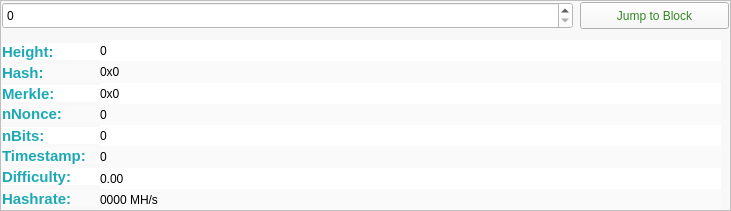
     <widget class="QFrame" name="frame">
      <property name="geometry">
       <rect>
        <x>10</x>
        <y>30</y>
        <width>731</width>
        <height>211</height>
       </rect>
      </property>
      <property name="palette">
       <palette>
        <active>
         <colorrole role="WindowText">
          <brush brushstyle="SolidPattern">
           <color alpha="255">
            <red>0</red>
            <green>0</green>
            <blue>0</blue>
           </color>
          </brush>
         </colorrole>
         <colorrole role="Button">
          <brush brushstyle="SolidPattern">
           <color alpha="255">
            <red>200</red>
            <green>200</green>
            <blue>200</blue>
           </color>
          </brush>
         </colorrole>
         <colorrole role="Light">
          <brush brushstyle="SolidPattern">
           <color alpha="255">
            <red>255</red>
            <green>255</green>
            <blue>255</blue>
           </color>
          </brush>
         </colorrole>
         <colorrole role="Midlight">
          <brush brushstyle="SolidPattern">
           <color alpha="255">
            <red>227</red>
            <green>227</green>
            <blue>227</blue>
           </color>
          </brush>
         </colorrole>
         <colorrole role="Dark">
          <brush brushstyle="SolidPattern">
           <color alpha="255">
            <red>100</red>
            <green>100</green>
            <blue>100</blue>
           </color>
          </brush>
         </colorrole>
         <colorrole role="Mid">
          <brush brushstyle="SolidPattern">
           <color alpha="255">
            <red>133</red>
            <green>133</green>
            <blue>133</blue>
           </color>
          </brush>
         </colorrole>
         <colorrole role="Text">
          <brush brushstyle="SolidPattern">
           <color alpha="255">
            <red>0</red>
            <green>0</green>
            <blue>0</blue>
           </color>
          </brush>
         </colorrole>
         <colorrole role="BrightText">
          <brush brushstyle="SolidPattern">
           <color alpha="255">
            <red>255</red>
            <green>255</green>
            <blue>255</blue>
           </color>
          </brush>
         </colorrole>
         <colorrole role="ButtonText">
          <brush brushstyle="SolidPattern">
           <color alpha="255">
            <red>0</red>
            <green>0</green>
            <blue>0</blue>
           </color>
          </brush>
         </colorrole>
         <colorrole role="Base">
          <brush brushstyle="SolidPattern">
           <color alpha="255">
            <red>255</red>
            <green>255</green>
            <blue>255</blue>
           </color>
          </brush>
         </colorrole>
         <colorrole role="Window">
          <brush brushstyle="SolidPattern">
           <color alpha="255">
            <red>200</red>
            <green>200</green>
            <blue>200</blue>
           </color>
          </brush>
         </colorrole>
         <colorrole role="Shadow">
          <brush brushstyle="SolidPattern">
           <color alpha="255">
            <red>0</red>
            <green>0</green>
            <blue>0</blue>
           </color>
          </brush>
         </colorrole>
         <colorrole role="AlternateBase">
          <brush brushstyle="SolidPattern">
           <color alpha="255">
            <red>227</red>
            <green>227</green>
            <blue>227</blue>
           </color>
          </brush>
         </colorrole>
         <colorrole role="ToolTipBase">
          <brush brushstyle="SolidPattern">
           <color alpha="255">
            <red>255</red>
            <green>255</green>
            <blue>220</blue>
           </color>
          </brush>
         </colorrole>
         <colorrole role="ToolTipText">
          <brush brushstyle="SolidPattern">
           <color alpha="255">
            <red>0</red>
            <green>0</green>
            <blue>0</blue>
           </color>
          </brush>
         </colorrole>
        </active>
        <inactive>
         <colorrole role="WindowText">
          <brush brushstyle="SolidPattern">
           <color alpha="255">
            <red>0</red>
            <green>0</green>
            <blue>0</blue>
           </color>
          </brush>
         </colorrole>
         <colorrole role="Button">
          <brush brushstyle="SolidPattern">
           <color alpha="255">
            <red>200</red>
            <green>200</green>
            <blue>200</blue>
           </color>
          </brush>
         </colorrole>
         <colorrole role="Light">
          <brush brushstyle="SolidPattern">
           <color alpha="255">
            <red>255</red>
            <green>255</green>
            <blue>255</blue>
           </color>
          </brush>
         </colorrole>
         <colorrole role="Midlight">
          <brush brushstyle="SolidPattern">
           <color alpha="255">
            <red>227</red>
            <green>227</green>
            <blue>227</blue>
           </color>
          </brush>
         </colorrole>
         <colorrole role="Dark">
          <brush brushstyle="SolidPattern">
           <color alpha="255">
            <red>100</red>
            <green>100</green>
            <blue>100</blue>
           </color>
          </brush>
         </colorrole>
         <colorrole role="Mid">
          <brush brushstyle="SolidPattern">
           <color alpha="255">
            <red>133</red>
            <green>133</green>
            <blue>133</blue>
           </color>
          </brush>
         </colorrole>
         <colorrole role="Text">
          <brush brushstyle="SolidPattern">
           <color alpha="255">
            <red>0</red>
            <green>0</green>
            <blue>0</blue>
           </color>
          </brush>
         </colorrole>
         <colorrole role="BrightText">
          <brush brushstyle="SolidPattern">
           <color alpha="255">
            <red>255</red>
            <green>255</green>
            <blue>255</blue>
           </color>
          </brush>
         </colorrole>
         <colorrole role="ButtonText">
          <brush brushstyle="SolidPattern">
           <color alpha="255">
            <red>0</red>
            <green>0</green>
            <blue>0</blue>
           </color>
          </brush>
         </colorrole>
         <colorrole role="Base">
          <brush brushstyle="SolidPattern">
           <color alpha="255">
            <red>255</red>
            <green>255</green>
            <blue>255</blue>
           </color>
          </brush>
         </colorrole>
         <colorrole role="Window">
          <brush brushstyle="SolidPattern">
           <color alpha="255">
            <red>200</red>
            <green>200</green>
            <blue>200</blue>
           </color>
          </brush>
         </colorrole>
         <colorrole role="Shadow">
          <brush brushstyle="SolidPattern">
           <color alpha="255">
            <red>0</red>
            <green>0</green>
            <blue>0</blue>
           </color>
          </brush>
         </colorrole>
         <colorrole role="AlternateBase">
          <brush brushstyle="SolidPattern">
           <color alpha="255">
            <red>227</red>
            <green>227</green>
            <blue>227</blue>
           </color>
          </brush>
         </colorrole>
         <colorrole role="ToolTipBase">
          <brush brushstyle="SolidPattern">
           <color alpha="255">
            <red>255</red>
            <green>255</green>
            <blue>220</blue>
           </color>
          </brush>
         </colorrole>
         <colorrole role="ToolTipText">
          <brush brushstyle="SolidPattern">
           <color alpha="255">
            <red>0</red>
            <green>0</green>
            <blue>0</blue>
           </color>
          </brush>
         </colorrole>
        </inactive>
        <disabled>
         <colorrole role="WindowText">
          <brush brushstyle="SolidPattern">
           <color alpha="255">
            <red>100</red>
            <green>100</green>
            <blue>100</blue>
           </color>
          </brush>
         </colorrole>
         <colorrole role="Button">
          <brush brushstyle="SolidPattern">
           <color alpha="255">
            <red>200</red>
            <green>200</green>
            <blue>200</blue>
           </color>
          </brush>
         </colorrole>
         <colorrole role="Light">
          <brush brushstyle="SolidPattern">
           <color alpha="255">
            <red>255</red>
            <green>255</green>
            <blue>255</blue>
           </color>
          </brush>
         </colorrole>
         <colorrole role="Midlight">
          <brush brushstyle="SolidPattern">
           <color alpha="255">
            <red>227</red>
            <green>227</green>
            <blue>227</blue>
           </color>
          </brush>
         </colorrole>
         <colorrole role="Dark">
          <brush brushstyle="SolidPattern">
           <color alpha="255">
            <red>100</red>
            <green>100</green>
            <blue>100</blue>
           </color>
          </brush>
         </colorrole>
         <colorrole role="Mid">
          <brush brushstyle="SolidPattern">
           <color alpha="255">
            <red>133</red>
            <green>133</green>
            <blue>133</blue>
           </color>
          </brush>
         </colorrole>
         <colorrole role="Text">
          <brush brushstyle="SolidPattern">
           <color alpha="255">
            <red>100</red>
            <green>100</green>
            <blue>100</blue>
           </color>
          </brush>
         </colorrole>
         <colorrole role="BrightText">
          <brush brushstyle="SolidPattern">
           <color alpha="255">
            <red>255</red>
            <green>255</green>
            <blue>255</blue>
           </color>
          </brush>
         </colorrole>
         <colorrole role="ButtonText">
          <brush brushstyle="SolidPattern">
           <color alpha="255">
            <red>100</red>
            <green>100</green>
            <blue>100</blue>
           </color>
          </brush>
         </colorrole>
         <colorrole role="Base">
          <brush brushstyle="SolidPattern">
           <color alpha="255">
            <red>200</red>
            <green>200</green>
            <blue>200</blue>
           </color>
          </brush>
         </colorrole>
         <colorrole role="Window">
          <brush brushstyle="SolidPattern">
           <color alpha="255">
            <red>200</red>
            <green>200</green>
            <blue>200</blue>
           </color>
          </brush>
         </colorrole>
         <colorrole role="Shadow">
          <brush brushstyle="SolidPattern">
           <color alpha="255">
            <red>0</red>
            <green>0</green>
            <blue>0</blue>
           </color>
          </brush>
         </colorrole>
         <colorrole role="AlternateBase">
          <brush brushstyle="SolidPattern">
           <color alpha="255">
            <red>200</red>
            <green>200</green>
            <blue>200</blue>
           </color>
          </brush>
         </colorrole>
         <colorrole role="ToolTipBase">
          <brush brushstyle="SolidPattern">
           <color alpha="255">
            <red>255</red>
            <green>255</green>
            <blue>220</blue>
           </color>
          </brush>
         </colorrole>
         <colorrole role="ToolTipText">
          <brush brushstyle="SolidPattern">
           <color alpha="255">
            <red>0</red>
            <green>0</green>
            <blue>0</blue>
           </color>
          </brush>
         </colorrole>
        </disabled>
       </palette>
      </property>
      <property name="styleSheet">
       <string notr="true">background-color:#f8f8f8</string>
      </property>
      <property name="frameShape">
       <enum>QFrame::StyledPanel</enum>
      </property>
      <property name="frameShadow">
       <enum>QFrame::Raised</enum>
      </property>
      <widget class="QLabel" name="heightLabelBE2">
       <property name="geometry">
        <rect>
         <x>2</x>
         <y>43</y>
         <width>100</width>
         <height>17</height>
        </rect>
       </property>
       <property name="palette">
        <palette>
         <active>
          <colorrole role="WindowText">
           <brush brushstyle="SolidPattern">
            <color alpha="255">
             <red>29</red>
             <green>169</green>
             <blue>180</blue>
            </color>
           </brush>
          </colorrole>
          <colorrole role="Button">
           <brush brushstyle="SolidPattern">
            <color alpha="255">
             <red>255</red>
             <green>255</green>
             <blue>255</blue>
            </color>
           </brush>
          </colorrole>
          <colorrole role="Text">
           <brush brushstyle="SolidPattern">
            <color alpha="255">
             <red>29</red>
             <green>169</green>
             <blue>180</blue>
            </color>
           </brush>
          </colorrole>
          <colorrole role="ButtonText">
           <brush brushstyle="SolidPattern">
            <color alpha="255">
             <red>29</red>
             <green>169</green>
             <blue>180</blue>
            </color>
           </brush>
          </colorrole>
          <colorrole role="Base">
           <brush brushstyle="SolidPattern">
            <color alpha="255">
             <red>255</red>
             <green>255</green>
             <blue>255</blue>
            </color>
           </brush>
          </colorrole>
          <colorrole role="Window">
           <brush brushstyle="SolidPattern">
            <color alpha="255">
             <red>255</red>
             <green>255</green>
             <blue>255</blue>
            </color>
           </brush>
          </colorrole>
         </active>
         <inactive>
          <colorrole role="WindowText">
           <brush brushstyle="SolidPattern">
            <color alpha="255">
             <red>29</red>
             <green>169</green>
             <blue>180</blue>
            </color>
           </brush>
          </colorrole>
          <colorrole role="Button">
           <brush brushstyle="SolidPattern">
            <color alpha="255">
             <red>255</red>
             <green>255</green>
             <blue>255</blue>
            </color>
           </brush>
          </colorrole>
          <colorrole role="Text">
           <brush brushstyle="SolidPattern">
            <color alpha="255">
             <red>29</red>
             <green>169</green>
             <blue>180</blue>
            </color>
           </brush>
          </colorrole>
          <colorrole role="ButtonText">
           <brush brushstyle="SolidPattern">
            <color alpha="255">
             <red>29</red>
             <green>169</green>
             <blue>180</blue>
            </color>
           </brush>
          </colorrole>
          <colorrole role="Base">
           <brush brushstyle="SolidPattern">
            <color alpha="255">
             <red>255</red>
             <green>255</green>
             <blue>255</blue>
            </color>
           </brush>
          </colorrole>
          <colorrole role="Window">
           <brush brushstyle="SolidPattern">
            <color alpha="255">
             <red>255</red>
             <green>255</green>
             <blue>255</blue>
            </color>
           </brush>
          </colorrole>
         </inactive>
         <disabled>
          <colorrole role="WindowText">
           <brush brushstyle="SolidPattern">
            <color alpha="255">
             <red>29</red>
             <green>169</green>
             <blue>180</blue>
            </color>
           </brush>
          </colorrole>
          <colorrole role="Button">
           <brush brushstyle="SolidPattern">
            <color alpha="255">
             <red>255</red>
             <green>255</green>
             <blue>255</blue>
            </color>
           </brush>
          </colorrole>
          <colorrole role="Text">
           <brush brushstyle="SolidPattern">
            <color alpha="255">
             <red>29</red>
             <green>169</green>
             <blue>180</blue>
            </color>
           </brush>
          </colorrole>
          <colorrole role="ButtonText">
           <brush brushstyle="SolidPattern">
            <color alpha="255">
             <red>29</red>
             <green>169</green>
             <blue>180</blue>
            </color>
           </brush>
          </colorrole>
          <colorrole role="Base">
           <brush brushstyle="SolidPattern">
            <color alpha="255">
             <red>255</red>
             <green>255</green>
             <blue>255</blue>
            </color>
           </brush>
          </colorrole>
          <colorrole role="Window">
           <brush brushstyle="SolidPattern">
            <color alpha="255">
             <red>255</red>
             <green>255</green>
             <blue>255</blue>
            </color>
           </brush>
          </colorrole>
         </disabled>
        </palette>
       </property>
       <property name="font">
        <font>
         <pointsize>11</pointsize>
         <weight>75</weight>
         <bold>true</bold>
        </font>
       </property>
       <property name="styleSheet">
        <string notr="true">background-color:#fff;color:rgb(29, 169, 180)</string>
       </property>
       <property name="text">
        <string>Height:</string>
       </property>
       <property name="textFormat">
        <enum>Qt::PlainText</enum>
       </property>
      </widget>
      <widget class="QLabel" name="hashLabel">
       <property name="geometry">
        <rect>
         <x>2</x>
         <y>64</y>
         <width>100</width>
         <height>17</height>
        </rect>
       </property>
       <property name="font">
        <font>
         <pointsize>11</pointsize>
         <weight>75</weight>
         <bold>true</bold>
        </font>
       </property>
       <property name="styleSheet">
        <string notr="true">background-color:#fafafa;color:rgb(29, 169, 180)</string>
       </property>
       <property name="text">
        <string>Hash:</string>
       </property>
      </widget>
      <widget class="QLabel" name="merkleLabel">
       <property name="geometry">
        <rect>
         <x>2</x>
         <y>85</y>
         <width>100</width>
         <height>17</height>
        </rect>
       </property>
       <property name="font">
        <font>
         <pointsize>11</pointsize>
         <weight>75</weight>
         <bold>true</bold>
        </font>
       </property>
       <property name="styleSheet">
        <string notr="true">background-color:#fff;color:rgb(29, 169, 180)</string>
       </property>
       <property name="text">
        <string>Merkle:</string>
       </property>
      </widget>
      <widget class="QLabel" name="nonceLabel">
       <property name="geometry">
        <rect>
         <x>2</x>
         <y>105</y>
         <width>100</width>
         <height>17</height>
        </rect>
       </property>
       <property name="font">
        <font>
         <pointsize>11</pointsize>
         <weight>75</weight>
         <bold>true</bold>
        </font>
       </property>
       <property name="styleSheet">
        <string notr="true">background-color:#fafafa;color:rgb(29, 169, 180)</string>
       </property>
       <property name="text">
        <string>nNonce:</string>
       </property>
      </widget>
      <widget class="QLabel" name="bitsLabel">
       <property name="geometry">
        <rect>
         <x>2</x>
         <y>127</y>
         <width>100</width>
         <height>17</height>
        </rect>
       </property>
       <property name="font">
        <font>
         <pointsize>11</pointsize>
         <weight>75</weight>
         <bold>true</bold>
        </font>
       </property>
       <property name="styleSheet">
        <string notr="true">background-color:#fff;color:rgb(29, 169, 180)</string>
       </property>
       <property name="text">
        <string>nBits:</string>
       </property>
      </widget>
      <widget class="QLabel" name="timeLabel">
       <property name="geometry">
        <rect>
         <x>2</x>
         <y>147</y>
         <width>100</width>
         <height>17</height>
        </rect>
       </property>
       <property name="font">
        <font>
         <pointsize>11</pointsize>
         <weight>75</weight>
         <bold>true</bold>
        </font>
       </property>
       <property name="styleSheet">
        <string notr="true">background-color:#fafafa;color:rgb(29, 169, 180)</string>
       </property>
       <property name="text">
        <string>Timestamp:</string>
       </property>
      </widget>
      <widget class="QLabel" name="hardLabel">
       <property name="geometry">
        <rect>
         <x>2</x>
         <y>168</y>
         <width>100</width>
         <height>17</height>
        </rect>
       </property>
       <property name="font">
        <font>
         <pointsize>11</pointsize>
         <weight>75</weight>
         <bold>true</bold>
        </font>
       </property>
       <property name="styleSheet">
        <string notr="true">background-color:#fff;color:rgb(29, 169, 180)</string>
       </property>
       <property name="text">
        <string>Difficulty:</string>
       </property>
      </widget>
      <widget class="QLabel" name="pawLabel">
       <property name="geometry">
        <rect>
         <x>2</x>
         <y>190</y>
         <width>100</width>
         <height>17</height>
        </rect>
       </property>
       <property name="font">
        <font>
         <pointsize>11</pointsize>
         <weight>75</weight>
         <bold>true</bold>
        </font>
       </property>
       <property name="styleSheet">
        <string notr="true">background-color:#fafafa;color:rgb(29, 169, 180)</string>
       </property>
       <property name="text">
        <string>Hashrate:</string>
       </property>
      </widget>
      <widget class="QWidget" name="layoutWidgetBE2">
       <property name="geometry">
        <rect>
         <x>100</x>
         <y>40</y>
         <width>621</width>
         <height>170</height>
        </rect>
       </property>
       <layout class="QGridLayout" name="gridLayoutBE_2" rowstretch="0,0,0,0,0,0,0,0,0,0" columnstretch="0">
        <property name="sizeConstraint">
         <enum>QLayout::SetDefaultConstraint</enum>
        </property>
        <property name="horizontalSpacing">
         <number>3</number>
        </property>
        <property name="verticalSpacing">
         <number>0</number>
        </property>
        <item row="2" column="0">
         <widget class="QLabel" name="heightLabelBE1">
          <property name="styleSheet">
           <string notr="true">background-color:#fff</string>
          </property>
          <property name="frameShape">
           <enum>QFrame::Box</enum>
          </property>
          <property name="lineWidth">
           <number>0</number>
          </property>
          <property name="text">
           <string>0</string>
          </property>
         </widget>
        </item>
        <item row="8" column="0">
         <widget class="QLabel" name="hardBox">
          <property name="styleSheet">
           <string notr="true">background-color:#fff</string>
          </property>
          <property name="frameShape">
           <enum>QFrame::Box</enum>
          </property>
          <property name="lineWidth">
           <number>0</number>
          </property>
          <property name="text">
           <string>0.00</string>
          </property>
         </widget>
        </item>
        <item row="6" column="0">
         <widget class="QLabel" name="bitsBox">
          <property name="styleSheet">
           <string notr="true">background-color:#fff</string>
          </property>
          <property name="frameShape">
           <enum>QFrame::Box</enum>
          </property>
          <property name="lineWidth">
           <number>0</number>
          </property>
          <property name="text">
           <string>0</string>
          </property>
         </widget>
        </item>
        <item row="5" column="0">
         <widget class="QLabel" name="nonceBox">
          <property name="styleSheet">
           <string notr="true">background-color:#fafafa</string>
          </property>
          <property name="frameShape">
           <enum>QFrame::Box</enum>
          </property>
          <property name="lineWidth">
           <number>0</number>
          </property>
          <property name="text">
           <string>0</string>
          </property>
         </widget>
        </item>
        <item row="7" column="0">
         <widget class="QLabel" name="timeBox">
          <property name="styleSheet">
           <string notr="true">background-color:#fafafa</string>
          </property>
          <property name="frameShape">
           <enum>QFrame::Box</enum>
          </property>
          <property name="lineWidth">
           <number>0</number>
          </property>
          <property name="text">
           <string>0</string>
          </property>
         </widget>
        </item>
        <item row="9" column="0">
         <widget class="QLabel" name="pawBox">
          <property name="styleSheet">
           <string notr="true">background-color:#fafafa</string>
          </property>
          <property name="frameShape">
           <enum>QFrame::Box</enum>
          </property>
          <property name="lineWidth">
           <number>0</number>
          </property>
          <property name="text">
           <string>0000 MH/s</string>
          </property>
         </widget>
        </item>
        <item row="3" column="0">
         <widget class="QLabel" name="hashBox">
          <property name="enabled">
           <bool>true</bool>
          </property>
          <property name="sizePolicy">
           <sizepolicy hsizetype="Preferred" vsizetype="Preferred">
            <horstretch>0</horstretch>
            <verstretch>0</verstretch>
           </sizepolicy>
          </property>
          <property name="minimumSize">
           <size>
            <width>0</width>
            <height>0</height>
           </size>
          </property>
          <property name="styleSheet">
           <string notr="true">background-color:#fafafa</string>
          </property>
          <property name="frameShape">
           <enum>QFrame::Box</enum>
          </property>
          <property name="lineWidth">
           <number>0</number>
          </property>
          <property name="text">
           <string>0x0</string>
          </property>
         </widget>
        </item>
        <item row="4" column="0">
         <widget class="QLabel" name="merkleBox">
          <property name="styleSheet">
           <string notr="true">background-color:#fff</string>
          </property>
          <property name="frameShape">
           <enum>QFrame::Box</enum>
          </property>
          <property name="lineWidth">
           <number>0</number>
          </property>
          <property name="text">
           <string>0x0</string>
          </property>
         </widget>
        </item>
       </layout>
      </widget>
      <widget class="QSpinBox" name="heightBox">
       <property name="geometry">
        <rect>
         <x>2</x>
         <y>2</y>
         <width>571</width>
         <height>27</height>
        </rect>
       </property>
       <property name="sizePolicy">
        <sizepolicy hsizetype="Preferred" vsizetype="Fixed">
         <horstretch>0</horstretch>
         <verstretch>0</verstretch>
        </sizepolicy>
       </property>
       <property name="styleSheet">
        <string notr="true">background-color:#fff</string>
       </property>
       <property name="maximum">
        <number>99999999</number>
       </property>
      </widget>
      <widget class="QPushButton" name="blockButton">
       <property name="geometry">
        <rect>
         <x>580</x>
         <y>2</y>
         <width>149</width>
         <height>27</height>
        </rect>
       </property>
       <property name="autoFillBackground">
        <bool>false</bool>
       </property>
       <property name="styleSheet">
        <string notr="true">color:#382</string>
       </property>
       <property name="text">
        <string>Jump to Block</string>
       </property>
       <property name="icon">
        <iconset>
         <normaloff>../../../../vcoin-work/src/qt/res/icons/explorer.png</normaloff>../../../../vcoin-work/src/qt/res/icons/explorer.png</iconset>
       </property>
      </widget>
     </widget>
